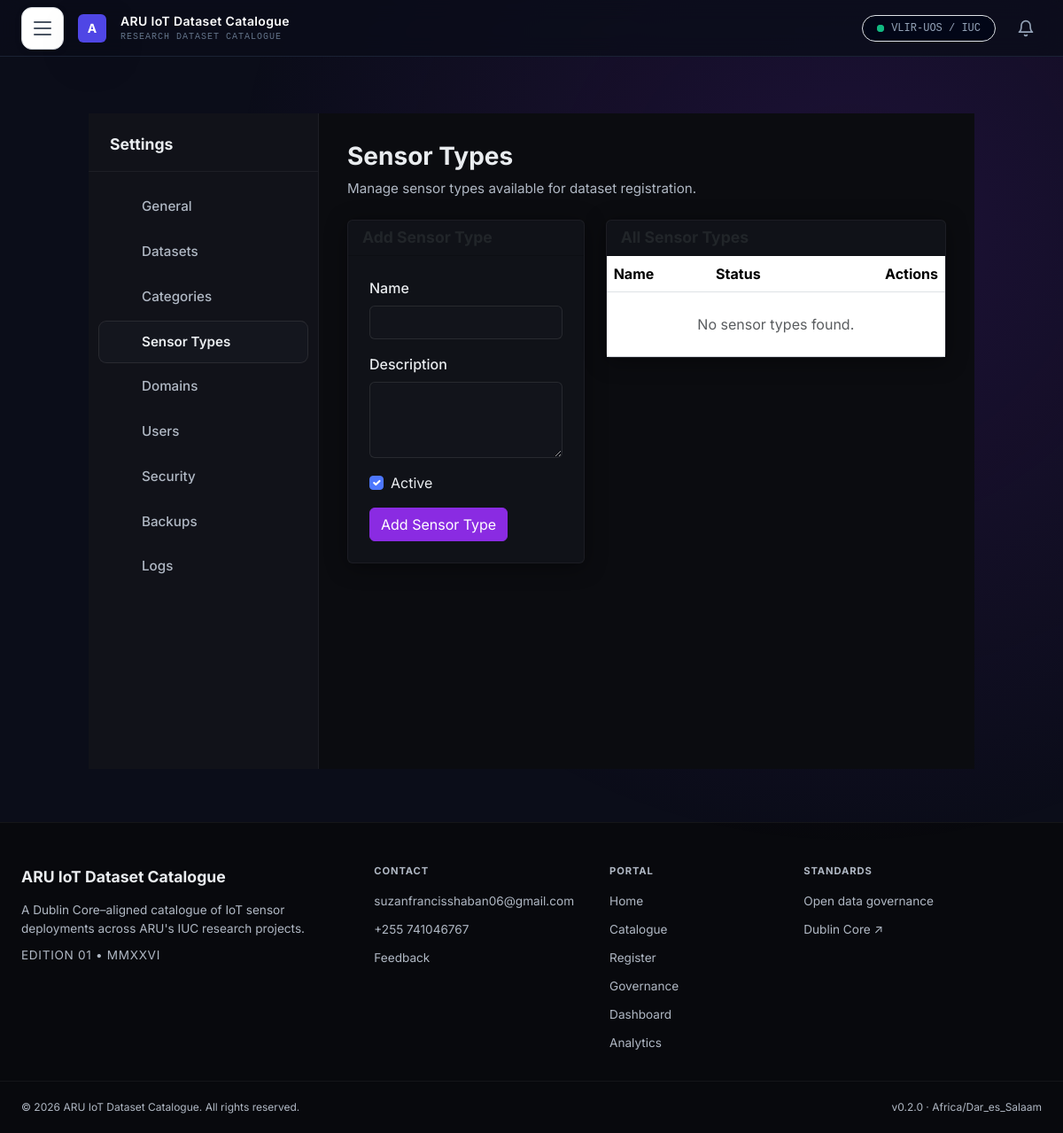
/portal-admin/settings/sensor-types/ (signed in), run on the app's committed database.
### catalogue/models.py (models this page shows, shortened)
class SystemSetting(models.Model):
    SETTING_TYPE_CHOICES = [
        ('text', 'Text'),
        ('number', 'Number'),
        ('boolean', 'Boolean'),
        ('email', 'Email'),
        ('url', 'URL'),
        ('choice', 'Choice'),
        ('file', 'File'),
    ]
    key = models.CharField(max_length=100, unique=True)
    value = models.TextField(blank=True)
    setting_type = models.CharField(max_length=20, choices=SETTING_TYPE_CHOICES, default='text')
    category = models.CharField(max_length=50, blank=True)
    description = models.TextField(blank=True)
    is_required = models.BooleanField(default=False)
    updated_at = models.DateTimeField(auto_now=True)
    class Meta:
        ordering = ['category', 'key']

### catalogue/views.py (the view)
    def wrapper(request, *args, **kwargs):
        if not request.user.is_authenticated:
            return redirect('login')
        if not (request.user.is_staff or request.user.is_superuser or getattr(request.user, 'role', None) == 'Admin'):
            return render(request, '403.html', status=403)
        return view_func(request, *args, **kwargs)

### catalogue/templates/settings/sensor_types.html (shortened to what this page needs)
{% extends 'settings/base.html' %}
{% block settings_content %}
<div class="settings-page">
    <div class="settings-page-header">
        <h1 class="settings-page-title">Sensor Types</h1>
        <p class="settings-page-desc">Manage sensor types available for dataset registration.</p>
    </div>
    <div class="row">
        <div class="col-lg-5">
            <div class="card">
                <div class="card-header">
                    <h5 class="card-title mb-0">{{ edit_sensor_type|yesno:'Edit,Add' }} Sensor Type</h5>
                </div>
                <div class="card-body">
                    <form method="post">
                        <div class="mb-3">
                            <label class="form-label">Name</label>
                            {{ form.name }}
                        </div>
                        <div class="mb-3">
                            <label class="form-label">Description</label>
                            {{ form.description }}
                        </div>
                        <div class="mb-3">
                            <div class="form-check">
                                {{ form.is_active }}
                                <label class="form-check-label">Active</label>
                            </div>
                        </div>
                        <div class="d-flex gap-2">
                            <button type="submit" class="btn btn-primary">{{ edit_sensor_type|yesno:'Update,Add' }} Sensor Type</button>
                        </div>
                    </form>
                </div>
            </div>
        </div>
        <div class="col-lg-7">
            <div class="card">
                <div class="card-header">
                    <h5 class="card-title mb-0">All Sensor Types</h5>
                </div>
                <div class="card-body p-0">
                    <div class="table-responsive">
                        <table class="table table-hover mb-0">
                            <thead>
                                <tr>
                                    <th>Name</th>
                                    <th>Status</th>
                                    <th class="text-end">Actions</th>
                                </tr>
                            </thead>
                            <tbody>
                                {% for sensor_type in sensor_types %}
                                <tr>
                                    <td>{{ sensor_type.name }}</td>
                                    <td>
                                        <span class="badge {% if sensor_type.is_active %}bg-success{% else %}bg-secondary{% endif %}">
                                            {% if sensor_type.is_active %}Active{% else %}Inactive{% endif %}
                                        </span>
                                    </td>
                                    <td class="text-end">
                                        <a href="{% url 'admin_settings_sensor_types_toggle' sensor_type.pk %}" class="btn btn-sm btn-outline-warning">
                                            {% if sensor_type.is_active %}Deactivate{% else %}Activate{% endif %}
                                        </a>
                                        <a href="{% url 'admin_settings_sensor_types_edit' sensor_type.pk %}" class="btn btn-sm btn-outline-primary">Edit</a>
                                        <form method="post" action="{% url 'admin_settings_sensor_types_delete' sensor_type.pk %}" class="d-inline" onsubmit="return confirm('Are you sure you want to delete this sensor type?');">
                                            {% csrf_token %}
                                            <button type="submit" class="btn btn-sm btn-outline-danger">Delete</button>
                                        </form>
                                    </td>
                                </tr>
                                {% empty %}
                                <tr>
                                    <td colspan="3" class="text-center text-muted py-4">No sensor types found.</td>
                                </tr>
                                {% endfor %}
                            </tbody>
                        </table>
                    </div>
                </div>
            </div>
        </div>
    </div>
</div>
{% endblock %}

### catalogue/templates/base.html (shortened to what this page needs)
{% load static socialaccount i18n humanize %}
<!DOCTYPE html>
<html lang="en" data-theme="{{ current_theme }}">
<head>
    <script src="https://cdn.tailwindcss.com"></script>
    <link rel="stylesheet" href="{% static 'css/style.css' %}?v=20260718">
    <link rel="stylesheet" href="{% static 'css/theme.css' %}?v=20260718">
    {% block extra_head %}{% endblock %}
</head>
<body class="bg-midnight-950 text-slate-300 font-sans antialiased">
    <nav class="flex justify-between items-center h-16 px-6 bg-midnight-950/80 backdrop-blur-md border-b border-slate-800/80 sticky top-0 z-50">
        <div class="flex items-center gap-3">
            <button id="hamburger-btn" aria-label="Toggle Navigation" class="hamburger-btn">
                <span class="hamburger-line"></span>
                <span class="hamburger-line"></span>
                <span class="hamburger-line"></span>
            </button>
            <div class="w-8 h-8 bg-indigo-600 rounded-md flex items-center justify-center text-white font-bold text-sm shadow-lg shadow-indigo-500/20">A</div>
            <div>
                <div class="text-white font-semibold text-sm tracking-wide">ARU IoT Dataset Catalogue</div>
                <div class="text-[10px] text-slate-500 font-mono tracking-widest uppercase">Research Dataset Catalogue</div>
            </div>
        </div>
        <div class="flex items-center gap-3">
            <span class="text-xs text-slate-400 font-mono bg-slate-950 px-3 py-1.5 rounded-full border border-slate-800 flex items-center gap-2">
                <span class="relative flex h-2 w-2">
                    <span class="relative inline-flex rounded-full h-2 w-2 bg-emerald-500"></span>
                </span>
                VLIR-UOS / IUC
            </span>
            {% if user.is_authenticated %}
            <div class="relative">
                <button id="notification-bell-btn" aria-label="Notifications" class="relative p-2 text-slate-400 hover:text-white transition-colors">
                    <svg width="20" height="20" viewBox="0 0 24 24" fill="none" stroke="currentColor" stroke-width="2" stroke-linecap="round" stroke-linejoin="round">
                        <path d="M6 8a6 6 0 0 1 12 0c0 7 3 9 3 9H3s3-2 3-9"></path>
                        <path d="M10.3 21a1.94 1.94 0 0 0 3.4 0"></path>
                    </svg>
                </button>
            </div>
            {% endif %}
        </div>
    </nav>
    <div class="container">
        {% block content %}
        {% endblock %}
    </div>
    <footer class="site-footer">
        <div class="footer-container">
            <div class="footer-col">
                <div class="footer-brand">{{ general_settings.portal_name|default:'ARU IoT Dataset Catalogue' }}</div>
                <p class="footer-desc">A Dublin Core–aligned catalogue of IoT sensor deployments across {{ general_settings.institution_name|default:"ARU" }}'s IUC research projects.</p>
                <p class="footer-edition">EDITION 01 • MMXXVI</p>
            </div>
            <div class="footer-col">
                <h4 class="footer-heading">{% trans 'Contact' %}</h4>
                <ul>
                    {% if general_settings.contact_email %}
                    <li><a href="mailto:{{ general_settings.contact_email }}">{{ general_settings.contact_email }}</a></li>
                    {% endif %}
                    {% if general_settings.contact_phone %}
                    <li><a href="tel:{{ general_settings.contact_phone }}">{{ general_settings.contact_phone }}</a></li>
                    {% endif %}
                    <li><a href="{% url 'feedback' %}">{% trans 'Feedback' %}</a></li>
                </ul>
            </div>
            <div class="footer-col">
                <h4 class="footer-heading">{% trans 'Portal' %}</h4>
                <ul>
                    <li><a href="{% url 'home' %}">{% trans 'Home' %}</a></li>
                    <li><a href="{% url 'browse_catalogue' %}">{% trans 'Catalogue' %}</a></li>
                    <li><a href="{% url 'register_dataset' %}">{% trans 'Register' %}</a></li>
                    <li><a href="{% url 'governance_policy' %}">{% trans 'Governance' %}</a></li>
                    {% if user.is_authenticated %}
                        {% if user.is_staff or user.is_superuser or user.role == 'Admin' %}
                        <li><a href="{% url 'admin_dashboard' %}">{% trans 'Dashboard' %}</a></li>
                        <li><a href="{% url 'admin_analytics_dashboard' %}">{% trans 'Analytics' %}</a></li>
                        {% endif %}
                    {% endif %}
                </ul>
            </div>
            <div class="footer-col">
                <h4 class="footer-heading">{% trans 'Standards' %}</h4>
                <ul>
                <li><a href="{% url 'governance_policy' %}">Open data governance</a></li>
                <li><a href="https://dublincore.org" target="_blank" rel="noopener">Dublin Core ↗</a></li>
                </ul>
            </div>
        </div>
        <div class="footer-bottom">
            <span>© 2026 {{ general_settings.institution_name|default:'ARU' }} IoT Dataset Catalogue. All rights reserved.</span>
            <span>v0.2.0 · {{ general_settings.time_zone|default:'Africa/Dar_es_Salaam' }}</span>
        </div>
    </footer>
</body>
</html>

### data on the page
SystemSetting: portal_name "ARU IoT Dataset Catalogue"
SystemSetting: institution_name "ARU"
SystemSetting: contact_email "suzanfrancisshaban06@gmail.com"
SystemSetting: contact_phone "+255 741046767"
SystemSetting: time_zone "Africa/Dar_es_Salaam"

### other printed values
{{ edit_sensor_type|yesno:'Update,Add' }} "Add"
